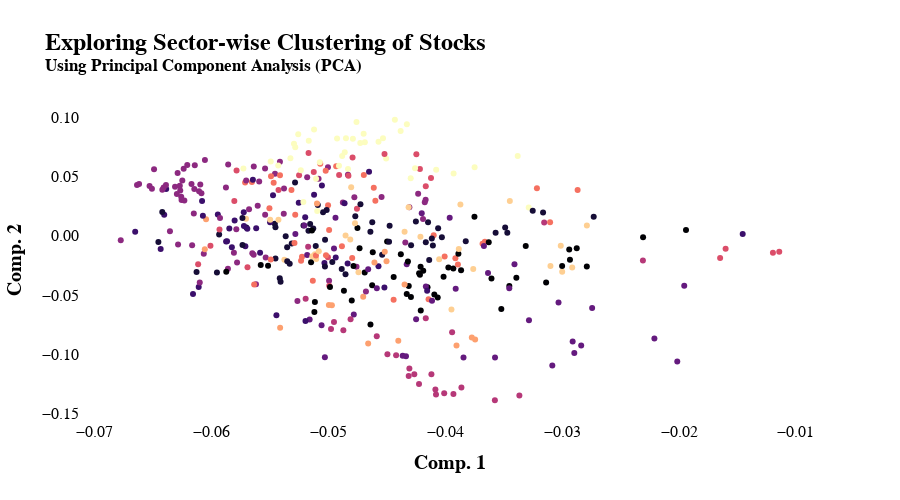

The cell this chart's notebook holds for it:
### Code cell
# Visualize the securities using the first two components of the PCA
pcaDF = compsDF.copy()
pcaDF.columns = ['comp'+str(i+1) for i in range(len(pcaDF.columns))]
pcaDF['securities'] = securities
pcaDF = pd.merge(pcaDF,universeDF[['Ticker','Company','Sector','Industry','Market Cap']],how='left',left_on='securities',right_on='Ticker')
pcaDF['colors'] = pd.factorize(pcaDF['Sector'])[0] + 1

# Plot scatter plot
scatter_trace = go.Scatter(
    x=pcaDF['comp1'],
    y=pcaDF['comp2'],
    mode='markers',
    marker={'color': pcaDF['colors'], 'colorscale': 'Magma'},
    hovertemplate=[f'Sector: {sect}<br>Company: {comp}<br>Symbol: {tick}<br>Market Cap: ${mkc}B' for sect, comp, tick, mkc in zip(pcaDF['Sector'], pcaDF['Company'], pcaDF['securities'], pcaDF['Market Cap'])],
    name=''
)

# create the layout
layout = go.Layout(
    title={
    'text':'<b>Exploring Sector-wise Clustering of Stocks<b><br><sup>Using Principal Component Analysis (PCA)</sup>',
    'font':{'size':24,'family':'Goldman Sans','color':'black'}
    },
    xaxis={
    'title':{
    'text':'<b>Comp. 1<b>',    
    'font':{'size':20,'family':'Goldman Sans','color':'black'}
    },
    'tickformat':'.2f',
    'tickfont':{'size':16,'family':'Goldman Sans','color':'black'} 
    },
    yaxis={
    'title':{
    'text':'<b>Comp. 2<b>',    
    'font':{'size':20,'family':'Goldman Sans','color':'black'}
    },
    'tickformat':'.2f',
    'tickfont':{'size':16,'family':'Goldman Sans','color':'black'}    
    },
    hoverlabel={
    'font':{'size':15, 'family':'Goldman Sans'}
    },    
    plot_bgcolor='white',
    autosize=True,
    height=500
)

# create the figure
fig = go.Figure(data=[scatter_trace], layout=layout)

# show the plot
fig.show()

### Figure 1 — Plotly figure (JSON) as saved in the notebook; plotly's stock layout.template omitted (floating-point values rounded to 4 significant figures; data arrays with more than 128 entries replaced by an {"elided": "..."} marker saying what was removed)
{"data": [{"hovertemplate": {"elided": "421 str values"}, "marker": {"color": {"elided": "421 int values"}, "colorscale": [[0, "#000004"], [0.1111, "#180f3d"], [0.2222, "#440f76"], [0.3333, "#721f81"], [0.4444, "#9e2f7f"], [0.5556, "#cd4071"], [0.6667, "#f1605d"], [0.7778, "#fd9668"], [0.8889, "#feca8d"], [1, "#fcfdbf"]]}, "mode": "markers", "name": "", "type": "scatter", "x": {"elided": "421 float values"}, "y": {"elided": "421 float values"}}], "layout": {"autosize": true, "height": 500, "hoverlabel": {"font": {"family": "Goldman Sans", "size": 15}}, "plot_bgcolor": "white", "title": {"font": {"color": "black", "family": "Goldman Sans", "size": 24}, "text": "<b>Exploring Sector-wise Clustering of Stocks<b><br><sup>Using Principal Component Analysis (PCA)</sup>"}, "xaxis": {"tickfont": {"color": "black", "family": "Goldman Sans", "size": 16}, "tickformat": ".2f", "title": {"font": {"color": "black", "family": "Goldman Sans", "size": 20}, "text": "<b>Comp. 1<b>"}}, "yaxis": {"tickfont": {"color": "black", "family": "Goldman Sans", "size": 16}, "tickformat": ".2f", "title": {"font": {"color": "black", "family": "Goldman Sans", "size": 20}, "text": "<b>Comp. 2<b>"}}}}
